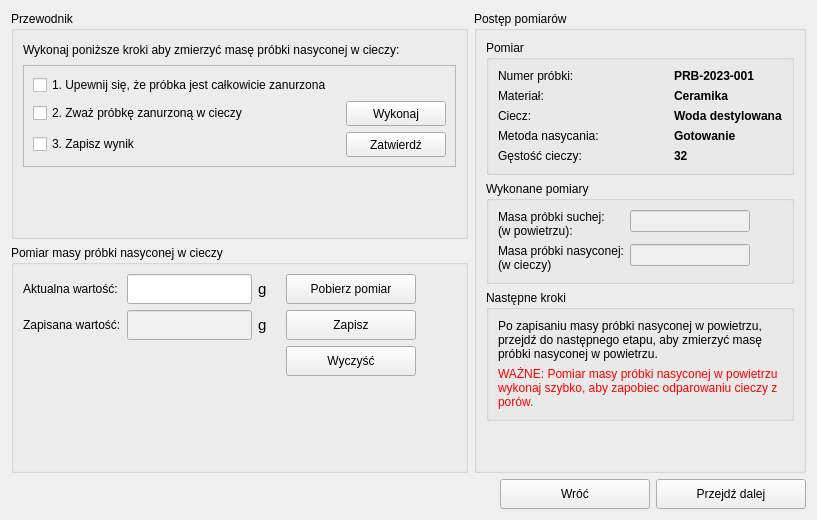
                  <widget class="QWidget" name="pageSatruationMassTriple">
                   <layout class="QGridLayout" name="gridLayout">
                    <item row="0" column="0">
                     <widget class="QGroupBox" name="groupBoxSaturatedFluidMassGuide">
                      <property name="minimumSize">
                       <size>
                        <width>380</width>
                        <height>220</height>
                       </size>
                      </property>
                      <property name="title">
                       <string>Przewodnik</string>
                      </property>
                      <layout class="QVBoxLayout" name="guideLayout_5">
                       <property name="spacing">
                        <number>8</number>
                       </property>
                       <property name="topMargin">
                        <number>12</number>
                       </property>
                       <item>
                        <widget class="QLabel" name="labelSaturatedFluidMassGuide">
                         <property name="font">
                          <font>
                           <pointsize>9</pointsize>
                          </font>
                         </property>
                         <property name="text">
                          <string>Wykonaj poniższe kroki aby zmierzyć masę próbki nasyconej w cieczy:</string>
                         </property>
                         <property name="wordWrap">
                          <bool>true</bool>
                         </property>
                        </widget>
                       </item>
                       <item>
                        <widget class="QFrame" name="frameSaturatedFluidMassSteps_2">
                         <property name="frameShape">
                          <enum>QFrame::Shape::StyledPanel</enum>
                         </property>
                         <property name="frameShadow">
                          <enum>QFrame::Shadow::Raised</enum>
                         </property>
                         <layout class="QVBoxLayout" name="stepsLayout_5">
                          <property name="spacing">
                           <number>6</number>
                          </property>
                          <property name="leftMargin">
                           <number>9</number>
                          </property>
                          <property name="topMargin">
                           <number>9</number>
                          </property>
                          <property name="rightMargin">
                           <number>9</number>
                          </property>
                          <property name="bottomMargin">
                           <number>9</number>
                          </property>
                          <item>
                           <widget class="QCheckBox" name="step1FinishTriple">
                            <property name="text">
                             <string>1. Upewnij się, że próbka jest całkowicie zanurzona</string>
                            </property>
                           </widget>
                          </item>
                          <item>
                           <layout class="QHBoxLayout" name="step1Layout_5">
                            <item>
                             <widget class="QCheckBox" name="step2FinishTriple">
                              <property name="text">
                               <string>2. Zważ próbkę zanurzoną w cieczy</string>
                              </property>
                             </widget>
                            </item>
                            <item>
                             <widget class="QPushButton" name="buttonFinishMeasureTripleExecuteStepTwo">
                              <property name="minimumSize">
                               <size>
                                <width>100</width>
                                <height>25</height>
                               </size>
                              </property>
                              <property name="maximumSize">
                               <size>
                                <width>100</width>
                                <height>25</height>
                               </size>
                              </property>
                              <property name="text">
                               <string>Wykonaj</string>
                              </property>
                             </widget>
                            </item>
                           </layout>
                          </item>
                          <item>
                           <layout class="QHBoxLayout" name="step2Layout_5">
                            <item>
                             <widget class="QCheckBox" name="step3FinishTriple">
                              <property name="text">
                               <string>3. Zapisz wynik</string>
                              </property>
                             </widget>
                            </item>
                            <item>
                             <widget class="QPushButton" name="buttonFinishMeasureTripleExecuteStepThree">
                              <property name="minimumSize">
                               <size>
                                <width>100</width>
                                <height>25</height>
                               </size>
                              </property>
                              <property name="maximumSize">
                               <size>
                                <width>100</width>
                                <height>25</height>
                               </size>
                              </property>
                              <property name="text">
                               <string>Zatwierdź</string>
                              </property>
                             </widget>
                            </item>
                           </layout>
                          </item>
                         </layout>
                        </widget>
                       </item>
                       <item>
                        <spacer name="verticalSpacer_14">
                         <property name="orientation">
                          <enum>Qt::Orientation::Vertical</enum>
                         </property>
                         <property name="sizeHint" stdset="0">
                          <size>
                           <width>20</width>
                           <height>10</height>
                          </size>
                         </property>
                        </spacer>
                       </item>
                      </layout>
                     </widget>
                    </item>
                    <item row="1" column="0">
                     <widget class="QGroupBox" name="measureHydroGroupBox_4">
                      <property name="minimumSize">
                       <size>
                        <width>380</width>
                        <height>220</height>
                       </size>
                      </property>
                      <property name="title">
                       <string>Pomiar masy próbki nasyconej w cieczy</string>
                      </property>
                      <layout class="QVBoxLayout" name="verticalLayout_22">
                       <item>
                        <layout class="QHBoxLayout" name="savedValueLayout_4">
                         <item>
                          <layout class="QGridLayout" name="gridLayout_12">
                           <item row="3" column="0">
                            <widget class="QLabel" name="labelSavedValueFinishMeasurementTriple">
                             <property name="minimumSize">
                              <size>
                               <width>0</width>
                               <height>0</height>
                              </size>
                             </property>
                             <property name="font">
                              <font>
                               <pointsize>9</pointsize>
                              </font>
                             </property>
                             <property name="text">
                              <string>Zapisana wartość:</string>
                             </property>
                            </widget>
                           </item>
                           <item row="3" column="1">
                            <widget class="QLineEdit" name="editSavedValueFinishMeasurementTriple">
                             <property name="minimumSize">
                              <size>
                               <width>50</width>
                               <height>30</height>
                              </size>
                             </property>
                             <property name="maximumSize">
                              <size>
                               <width>200</width>
                               <height>16777215</height>
                              </size>
                             </property>
                             <property name="font">
                              <font>
                               <pointsize>9</pointsize>
                               <bold>true</bold>
                              </font>
                             </property>
                             <property name="styleSheet">
                              <string notr="true">background-color: #f0f0f0;</string>
                             </property>
                             <property name="text">
                              <string/>
                             </property>
                             <property name="alignment">
                              <set>Qt::AlignmentFlag::AlignCenter</set>
                             </property>
                             <property name="readOnly">
                              <bool>true</bool>
                             </property>
                            </widget>
                           </item>
                           <item row="3" column="2">
                            <widget class="QLabel" name="labelSavedUnitFinishMeasurementTriple">
                             <property name="font">
                              <font>
                               <pointsize>11</pointsize>
                              </font>
                             </property>
                             <property name="text">
                              <string>g</string>
                             </property>
                            </widget>
                           </item>
                           <item row="4" column="1">
                            <spacer name="verticalSpacer_17">
                             <property name="orientation">
                              <enum>Qt::Orientation::Vertical</enum>
                             </property>
                             <property name="sizeHint" stdset="0">
                              <size>
                               <width>20</width>
                               <height>40</height>
                              </size>
                             </property>
                            </spacer>
                           </item>
                           <item row="0" column="0">
                            <widget class="QLabel" name="labelCurrentValueFinishMeasurementTriple">
                             <property name="minimumSize">
                              <size>
                               <width>0</width>
                               <height>0</height>
                              </size>
                             </property>
                             <property name="font">
                              <font>
                               <pointsize>9</pointsize>
                              </font>
                             </property>
                             <property name="text">
                              <string>Aktualna wartość:</string>
                             </property>
                            </widget>
                           </item>
                           <item row="0" column="1">
                            <widget class="QLineEdit" name="editCurrentValueFinishMeasurementTriple">
                             <property name="minimumSize">
                              <size>
                               <width>50</width>
                               <height>30</height>
                              </size>
                             </property>
                             <property name="maximumSize">
                              <size>
                               <width>200</width>
                               <height>16777215</height>
                              </size>
                             </property>
                             <property name="font">
                              <font>
                               <pointsize>9</pointsize>
                               <bold>true</bold>
                              </font>
                             </property>
                             <property name="text">
                              <string/>
                             </property>
                             <property name="alignment">
                              <set>Qt::AlignmentFlag::AlignCenter</set>
                             </property>
                             <property name="readOnly">
                              <bool>true</bool>
                             </property>
                            </widget>
                           </item>
                           <item row="0" column="2">
                            <widget class="QLabel" name="labelCurrentUnitFinishMeasurementTriple">
                             <property name="font">
                              <font>
                               <pointsize>11</pointsize>
                              </font>
                             </property>
                             <property name="text">
                              <string>g</string>
                             </property>
                            </widget>
                           </item>
                          </layout>
                         </item>
                         <item>
                          <spacer name="horizontalSpacer_23">
                           <property name="orientation">
                            <enum>Qt::Orientation::Horizontal</enum>
                           </property>
                           <property name="sizeType">
                            <enum>QSizePolicy::Policy::Minimum</enum>
                           </property>
                           <property name="sizeHint" stdset="0">
                            <size>
                             <width>13</width>
                             <height>13</height>
                            </size>
                           </property>
                          </spacer>
                         </item>
                         <item>
                          <layout class="QGridLayout" name="gridLayout_13">
                           <item row="1" column="0">
                            <widget class="QPushButton" name="buttonSaveMeasureFinishMeasurementTriple">
                             <property name="minimumSize">
                              <size>
                               <width>130</width>
                               <height>30</height>
                              </size>
                             </property>
                             <property name="text">
                              <string>Zapisz</string>
                             </property>
                            </widget>
                           </item>
                           <item row="2" column="0">
                            <widget class="QPushButton" name="buttonClearSavedMeasureFinishMeasurementTriple">
                             <property name="minimumSize">
                              <size>
                               <width>130</width>
                               <height>30</height>
                              </size>
                             </property>
                             <property name="text">
                              <string>Wyczyść</string>
                             </property>
                            </widget>
                           </item>
                           <item row="0" column="0">
                            <widget class="QPushButton" name="buttonGetCurrentMeasureFinishMeasurementTriple">
                             <property name="minimumSize">
                              <size>
                               <width>130</width>
                               <height>30</height>
                              </size>
                             </property>
                             <property name="text">
                              <string>Pobierz pomiar</string>
                             </property>
                            </widget>
                           </item>
                           <item row="3" column="0">
                            <spacer name="verticalSpacer_18">
                             <property name="orientation">
                              <enum>Qt::Orientation::Vertical</enum>
                             </property>
                             <property name="sizeHint" stdset="0">
                              <size>
                               <width>20</width>
                               <height>40</height>
                              </size>
                             </property>
                            </spacer>
                           </item>
                          </layout>
                         </item>
                         <item>
                          <spacer name="horizontalSpacer_24">
                           <property name="orientation">
                            <enum>Qt::Orientation::Horizontal</enum>
                           </property>
                           <property name="sizeHint" stdset="0">
                            <size>
                             <width>40</width>
                             <height>20</height>
                            </size>
                           </property>
                          </spacer>
                         </item>
                        </layout>
                       </item>
                       <item>
                        <spacer name="verticalSpacer_12">
                         <property name="orientation">
                          <enum>Qt::Orientation::Vertical</enum>
                         </property>
                         <property name="sizeHint" stdset="0">
                          <size>
                           <width>20</width>
                           <height>10</height>
                          </size>
                         </property>
                        </spacer>
                       </item>
                      </layout>
                     </widget>
                    </item>
                    <item row="2" column="0" colspan="2">
                     <layout class="QHBoxLayout" name="navigationButtonsLayout_4">
                      <item>
                       <spacer name="horizontalSpacer_41">
                        <property name="orientation">
                         <enum>Qt::Orientation::Horizontal</enum>
                        </property>
                        <property name="sizeHint" stdset="0">
                         <size>
                          <width>454</width>
                          <height>20</height>
                         </size>
                        </property>
                       </spacer>
                      </item>
                      <item>
                       <widget class="QPushButton" name="buttonPrevSaturation">
                        <property name="minimumSize">
                         <size>
                          <width>150</width>
                          <height>30</height>
                         </size>
                        </property>
                        <property name="text">
                         <string>Wróć</string>
                        </property>
                       </widget>
                      </item>
                      <item>
                       <widget class="QPushButton" name="buttonNextSaturation">
                        <property name="enabled">
                         <bool>true</bool>
                        </property>
                        <property name="minimumSize">
                         <size>
                          <width>150</width>
                          <height>30</height>
                         </size>
                        </property>
                        <property name="text">
                         <string>Przejdź dalej</string>
                        </property>
                       </widget>
                      </item>
                     </layout>
                    </item>
                    <item row="0" column="1" rowspan="2">
                     <widget class="QGroupBox" name="calculationHydroGroupBox_3">
                      <property name="minimumSize">
                       <size>
                        <width>0</width>
                        <height>200</height>
                       </size>
                      </property>
                      <property name="maximumSize">
                       <size>
                        <width>350</width>
                        <height>16777215</height>
                       </size>
                      </property>
                      <property name="title">
                       <string>Postęp pomiarów</string>
                      </property>
                      <layout class="QVBoxLayout" name="verticalLayout_30">
                       <item>
                        <widget class="QGroupBox" name="groupBox_7">
                         <property name="title">
                          <string>Pomiar</string>
                         </property>
                         <layout class="QFormLayout" name="formLayout">
                          <item row="0" column="0">
                           <widget class="QLabel" name="labelSampleIdMeasureSaturated_2">
                            <property name="text">
                             <string>Numer próbki:</string>
                            </property>
                           </widget>
                          </item>
                          <item row="0" column="1">
                           <widget class="QLabel" name="editSampleIdValueSaturationTriple">
                            <property name="font">
                             <font>
                              <bold>true</bold>
                             </font>
                            </property>
                            <property name="text">
                             <string>PRB-2023-001</string>
                            </property>
                           </widget>
                          </item>
                          <item row="1" column="0">
                           <widget class="QLabel" name="labelSampleMaterialMeasureSaturated_2">
                            <property name="text">
                             <string>Materiał:</string>
                            </property>
                           </widget>
                          </item>
                          <item row="1" column="1">
                           <widget class="QLabel" name="editMaterialNameSaturationTriple">
                            <property name="font">
                             <font>
                              <bold>true</bold>
                             </font>
                            </property>
                            <property name="text">
                             <string>Ceramika</string>
                            </property>
                           </widget>
                          </item>
                          <item row="2" column="0">
                           <widget class="QLabel" name="labeSampleMaterialMeasureSaturated_2">
                            <property name="text">
                             <string>Ciecz:</string>
                            </property>
                           </widget>
                          </item>
                          <item row="2" column="1">
                           <widget class="QLabel" name="editFluidNameSaturationTriple">
                            <property name="font">
                             <font>
                              <bold>true</bold>
                             </font>
                            </property>
                            <property name="text">
                             <string>Woda destylowana</string>
                            </property>
                           </widget>
                          </item>
                          <item row="3" column="0">
                           <widget class="QLabel" name="labelSaturationMethodMeasureSaturated_2">
                            <property name="minimumSize">
                             <size>
                              <width>170</width>
                              <height>0</height>
                             </size>
                            </property>
                            <property name="text">
                             <string>Metoda nasycania:</string>
                            </property>
                           </widget>
                          </item>
                          <item row="3" column="1">
                           <widget class="QLabel" name="editSaturationMethodSaturationTriple">
                            <property name="font">
                             <font>
                              <bold>true</bold>
                             </font>
                            </property>
                            <property name="text">
                             <string>Gotowanie</string>
                            </property>
                           </widget>
                          </item>
                          <item row="4" column="0">
                           <widget class="QLabel" name="labelDensityLiquidMeasureSaturated_2">
                            <property name="minimumSize">
                             <size>
                              <width>170</width>
                              <height>0</height>
                             </size>
                            </property>
                            <property name="text">
                             <string>Gęstość cieczy:</string>
                            </property>
                           </widget>
                          </item>
                          <item row="4" column="1">
                           <widget class="QLabel" name="editFluidDensitySaturationTriple">
                            <property name="font">
                             <font>
                              <bold>true</bold>
                             </font>
                            </property>
                            <property name="text">
                             <string>32</string>
                            </property>
                           </widget>
                          </item>
                         </layout>
                        </widget>
                       </item>
                       <item>
                        <widget class="QGroupBox" name="calculationHydroDateGroupBox_3">
                         <property name="minimumSize">
                          <size>
                           <width>250</width>
                           <height>0</height>
                          </size>
                         </property>
                         <property name="title">
                          <string>Wykonane pomiary</string>
                         </property>
                         <layout class="QFormLayout" name="formLayout_12">
                          <item row="0" column="0">
                           <widget class="QLabel" name="labelDryMeasureSaturated_2">
                            <property name="text">
                             <string>Masa próbki suchej:
(w powietrzu):</string>
                            </property>
                           </widget>
                          </item>
                          <item row="0" column="1">
                           <widget class="QLineEdit" name="editDryMassSaturationTriple">
                            <property name="enabled">
                             <bool>false</bool>
                            </property>
                            <property name="maximumSize">
                             <size>
                              <width>120</width>
                              <height>16777215</height>
                             </size>
                            </property>
                            <property name="alignment">
                             <set>Qt::AlignmentFlag::AlignRight|Qt::AlignmentFlag::AlignTrailing|Qt::AlignmentFlag::AlignVCenter</set>
                            </property>
                            <property name="readOnly">
                             <bool>true</bool>
                            </property>
                           </widget>
                          </item>
                          <item row="1" column="0">
                           <widget class="QLabel" name="labelMeasureSaturated_2">
                            <property name="text">
                             <string>Masa próbki nasyconej:
(w cieczy)</string>
                            </property>
                           </widget>
                          </item>
                          <item row="1" column="1">
                           <widget class="QLineEdit" name="editLiquidMeasureFinishMeasurementTriple">
                            <property name="enabled">
                             <bool>false</bool>
                            </property>
                            <property name="maximumSize">
                             <size>
                              <width>120</width>
                              <height>16777215</height>
                             </size>
                            </property>
                            <property name="alignment">
                             <set>Qt::AlignmentFlag::AlignRight|Qt::AlignmentFlag::AlignTrailing|Qt::AlignmentFlag::AlignVCenter</set>
                            </property>
                            <property name="readOnly">
                             <bool>true</bool>
                            </property>
                           </widget>
                          </item>
                         </layout>
                        </widget>
                       </item>
                       <item>
                        <widget class="QGroupBox" name="groupBoxNextStepsMeasureSaturated_2">
                         <property name="minimumSize">
                          <size>
                           <width>250</width>
                           <height>0</height>
                          </size>
                         </property>
                         <property name="title">
                          <string>Następne kroki</string>
                         </property>
                         <layout class="QVBoxLayout" name="verticalLayout_31">
                          <item>
                           <widget class="QLabel" name="nextStepsLabel_2">
                            <property name="text">
                             <string>Po zapisaniu masy próbki nasyconej w powietrzu, przejdź do następnego etapu, aby zmierzyć masę próbki nasyconej w powietrzu.</string>
                            </property>
                            <property name="wordWrap">
                             <bool>true</bool>
                            </property>
                           </widget>
                          </item>
                          <item>
                           <widget class="QLabel" name="warningLabel_2">
                            <property name="styleSheet">
                             <string notr="true">color: red;</string>
                            </property>
                            <property name="text">
                             <string>WAŻNE: Pomiar masy próbki nasyconej w powietrzu wykonaj szybko, aby zapobiec odparowaniu cieczy z porów.</string>
                            </property>
                            <property name="wordWrap">
                             <bool>true</bool>
                            </property>
                           </widget>
                          </item>
                         </layout>
                        </widget>
                       </item>
                       <item>
                        <spacer name="verticalSpacer_23">
                         <property name="orientation">
                          <enum>Qt::Orientation::Vertical</enum>
                         </property>
                         <property name="sizeHint" stdset="0">
                          <size>
                           <width>20</width>
                           <height>40</height>
                          </size>
                         </property>
                        </spacer>
                       </item>
                      </layout>
                     </widget>
                    </item>
                   </layout>
                  </widget>
